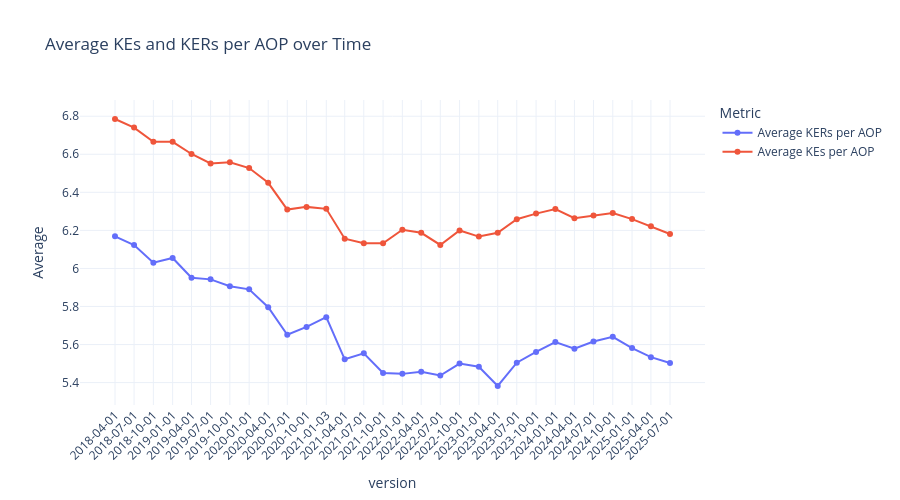

Notebook cell for this chart:
### Code cell
def extract_counts(results, var_name):
    return pd.DataFrame([{
        "version": r["graph"]["value"].split("/")[-1],
        var_name: int(r[var_name]["value"])
    } for r in results])

# --- AOP count ---
query_aops = """
SELECT ?graph (COUNT(?aop) AS ?aop_count)
WHERE {
  GRAPH ?graph {
    ?aop a aopo:AdverseOutcomePathway .
  }
  FILTER(STRSTARTS(STR(?graph), "http://aopwiki.org/graph/"))
}
GROUP BY ?graph
"""
df_aops = extract_counts(run_sparql_query(query_aops), "aop_count")

# --- KE count ---
query_kes = """
SELECT ?graph (COUNT(?ke) AS ?ke_count)
WHERE {
  GRAPH ?graph {
    ?aop a aopo:AdverseOutcomePathway ;
         aopo:has_key_event ?ke .
  }
  FILTER(STRSTARTS(STR(?graph), "http://aopwiki.org/graph/"))
}
GROUP BY ?graph
"""
df_kes = extract_counts(run_sparql_query(query_kes), "ke_count")

# --- KER count ---
query_kers = """
SELECT ?graph (COUNT(?ker) AS ?ker_count)
WHERE {
  GRAPH ?graph {
    ?aop a aopo:AdverseOutcomePathway ;
         aopo:has_key_event_relationship ?ker .
  }
  FILTER(STRSTARTS(STR(?graph), "http://aopwiki.org/graph/"))
}
GROUP BY ?graph
"""
df_kers = extract_counts(run_sparql_query(query_kers), "ker_count")

# --- Merge all and compute averages ---
df_all = df_aops.merge(df_kes, on="version").merge(df_kers, on="version")
df_all["avg_KEs_per_AOP"] = df_all["ke_count"] / df_all["aop_count"]
df_all["avg_KERs_per_AOP"] = df_all["ker_count"] / df_all["aop_count"]

# --- Prepare for plotting ---
df_melted = df_all[["version", "avg_KEs_per_AOP", "avg_KERs_per_AOP"]].melt(
    id_vars="version", var_name="Metric", value_name="Average")

df_melted["Metric"] = df_melted["Metric"].replace({
    "avg_KEs_per_AOP": "Average KEs per AOP",
    "avg_KERs_per_AOP": "Average KERs per AOP"
})

# --- Plot ---
fig = px.line(df_melted.sort_values("version"), x="version", y="Average",
              color="Metric", markers=True,
              title="Average KEs and KERs per AOP over Time")

fig.update_layout(template="plotly_white", xaxis_tickangle=-45, height=500, hovermode="x unified",
    xaxis=dict(
        tickmode='array',
        tickvals=df_melted["version"],
        ticktext=df_melted["version"]
    ))
fig.show()

### Figure 1 — Plotly figure (JSON) as saved in the notebook; plotly's stock layout.template omitted (floating-point values rounded to 4 significant figures)
{"data": [{"hovertemplate": "Metric=Average KERs per AOP<br>version=%{x}<br>Average=%{y}<extra></extra>", "legendgroup": "Average KERs per AOP", "line": {"color": "#636efa", "dash": "solid"}, "marker": {"symbol": "circle"}, "mode": "lines+markers", "name": "Average KERs per AOP", "orientation": "v", "showlegend": true, "type": "scatter", "x": ["2018-04-01", "2018-07-01", "2018-10-01", "2019-01-01", "2019-04-01", "2019-07-01", "2019-10-01", "2020-01-01", "2020-04-01", "2020-07-01", "2020-10-01", "2021-01-03", "2021-04-01", "2021-07-01", "2021-10-01", "2022-01-01", "2022-04-01", "2022-07-01", "2022-10-01", "2023-01-01", "2023-04-01", "2023-07-01", "2023-10-01", "2024-01-01", "2024-04-01", "2024-07-01", "2024-10-01", "2025-01-01", "2025-04-01", "2025-07-01"], "xaxis": "x", "y": [6.169, 6.123, 6.03, 6.055, 5.951, 5.943, 5.906, 5.89, 5.796, 5.651, 5.693, 5.744, 5.523, 5.554, 5.45, 5.446, 5.456, 5.437, 5.5, 5.483, 5.382, 5.504, 5.561, 5.613, 5.578, 5.616, 5.641, 5.582, 5.534, 5.503], "yaxis": "y"}, {"hovertemplate": "Metric=Average KEs per AOP<br>version=%{x}<br>Average=%{y}<extra></extra>", "legendgroup": "Average KEs per AOP", "line": {"color": "#EF553B", "dash": "solid"}, "marker": {"symbol": "circle"}, "mode": "lines+markers", "name": "Average KEs per AOP", "orientation": "v", "showlegend": true, "type": "scatter", "x": ["2018-04-01", "2018-07-01", "2018-10-01", "2019-01-01", "2019-04-01", "2019-07-01", "2019-10-01", "2020-01-01", "2020-04-01", "2020-07-01", "2020-10-01", "2021-01-03", "2021-04-01", "2021-07-01", "2021-10-01", "2022-01-01", "2022-04-01", "2022-07-01", "2022-10-01", "2023-01-01", "2023-04-01", "2023-07-01", "2023-10-01", "2024-01-01", "2024-04-01", "2024-07-01", "2024-10-01", "2025-01-01", "2025-04-01", "2025-07-01"], "xaxis": "x", "y": [6.785, 6.74, 6.665, 6.665, 6.602, 6.552, 6.558, 6.527, 6.45, 6.309, 6.324, 6.313, 6.156, 6.133, 6.132, 6.203, 6.187, 6.123, 6.2, 6.167, 6.188, 6.259, 6.288, 6.312, 6.264, 6.278, 6.292, 6.259, 6.222, 6.181], "yaxis": "y"}], "layout": {"height": 500, "hovermode": "x unified", "legend": {"title": {"text": "Metric"}, "tracegroupgap": 0}, "title": {"text": "Average KEs and KERs per AOP over Time"}, "xaxis": {"anchor": "y", "domain": [0, 1], "tickangle": -45, "tickmode": "array", "ticktext": ["2019-07-01", "2021-01-03", "2021-04-01", "2020-01-01", "2022-07-01", "2024-04-01", "2024-10-01", "2025-07-01", "2018-04-01", "2018-07-01", "2021-07-01", "2022-01-01", "2025-04-01", "2019-04-01", "2023-07-01", "2021-10-01", "2022-04-01", "2023-01-01", "2023-04-01", "2023-10-01", "2024-07-01", "2019-01-01", "2020-10-01", "2022-10-01", "2024-01-01", "2018-10-01", "2020-04-01", "2020-07-01", "2025-01-01", "2019-10-01", "2019-07-01", "2021-01-03", "2021-04-01", "2020-01-01", "2022-07-01", "2024-04-01", "2024-10-01", "2025-07-01", "2018-04-01", "2018-07-01", "2021-07-01", "2022-01-01", "2025-04-01", "2019-04-01", "2023-07-01", "2021-10-01", "2022-04-01", "2023-01-01", "2023-04-01", "2023-10-01", "2024-07-01", "2019-01-01", "2020-10-01", "2022-10-01", "2024-01-01", "2018-10-01", "2020-04-01", "2020-07-01", "2025-01-01", "2019-10-01"], "tickvals": ["2019-07-01", "2021-01-03", "2021-04-01", "2020-01-01", "2022-07-01", "2024-04-01", "2024-10-01", "2025-07-01", "2018-04-01", "2018-07-01", "2021-07-01", "2022-01-01", "2025-04-01", "2019-04-01", "2023-07-01", "2021-10-01", "2022-04-01", "2023-01-01", "2023-04-01", "2023-10-01", "2024-07-01", "2019-01-01", "2020-10-01", "2022-10-01", "2024-01-01", "2018-10-01", "2020-04-01", "2020-07-01", "2025-01-01", "2019-10-01", "2019-07-01", "2021-01-03", "2021-04-01", "2020-01-01", "2022-07-01", "2024-04-01", "2024-10-01", "2025-07-01", "2018-04-01", "2018-07-01", "2021-07-01", "2022-01-01", "2025-04-01", "2019-04-01", "2023-07-01", "2021-10-01", "2022-04-01", "2023-01-01", "2023-04-01", "2023-10-01", "2024-07-01", "2019-01-01", "2020-10-01", "2022-10-01", "2024-01-01", "2018-10-01", "2020-04-01", "2020-07-01", "2025-01-01", "2019-10-01"], "title": {"text": "version"}}, "yaxis": {"anchor": "x", "domain": [0, 1], "title": {"text": "Average"}}}}
